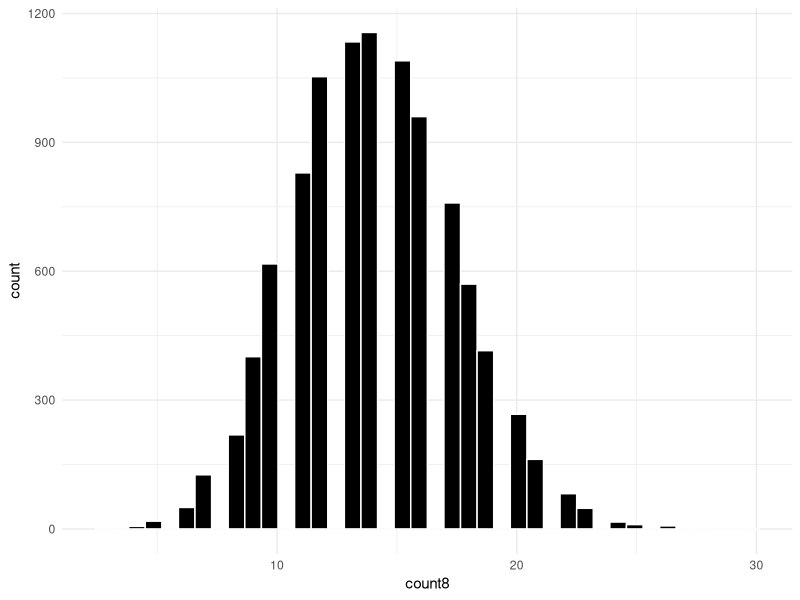

This figure's R source:
## ---- chunk 1
library(tidyverse)
set.seed(1) # reproducibility
## ---- chunk 2
# A single double dice roll
double_dice = runif(2, min = 1, max = 6) %>% ceiling

# 70 double dice roll sums in an average Catan game
catan_rolls = map_dbl(1:70, function(i) {
  runif(2, min = 1, max = 6) %>% ceiling %>% sum
})

(count_8s = sum(catan_rolls == 8))
## ---- chunk 3
# Repeating the experiment 10000 times
count_8_distribution = map_dbl(1:10000, function(i) {
  
  catan_rolls = map_dbl(1:70, function(i) {
    runif(2, min = 1, max = 6) %>% ceiling %>% sum
  })
  
  sum(catan_rolls == 8)
  
})
## ---- chunk 4
# Plot the estimated probability distribution (histogram)
tibble( count8 = count_8_distribution ) %>% 
  ggplot(aes(x = count8)) +
  geom_histogram(bins = 40, color = "white", fill = "black") + 
  theme_minimal()
## ---- chunk 5
(mean(count_8_distribution))
